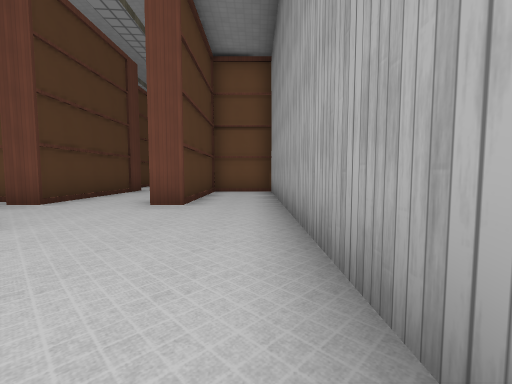
[1] (above)

16 first-person views from a walk through a level from a Godot 3-D game. The camera is 1.2 m above the floor, tilts 4° down and sees 90° across. The floor is counted in squares, 2 m on a side. Each view is taken from the middle of a square. On the plan, view 1 faces up. The plan holds only what a view shows up to about 9 squares ahead; the rest is blank. The place goes on beyond the plan. Characters and animated objects are left out. Surface patterns are stand-ins for the level's own textures.

[2]
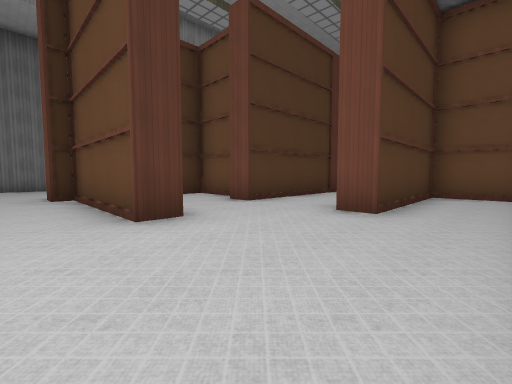

[3]
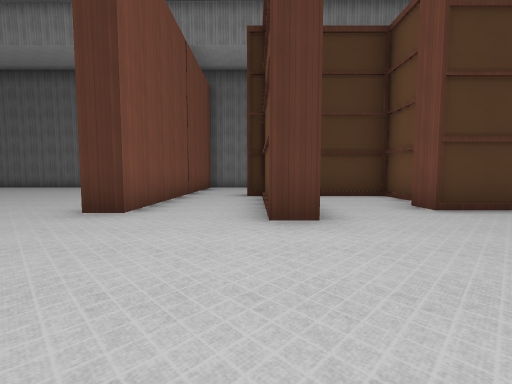

[4]
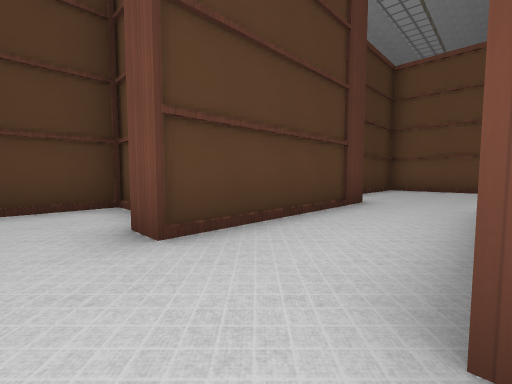

[5]
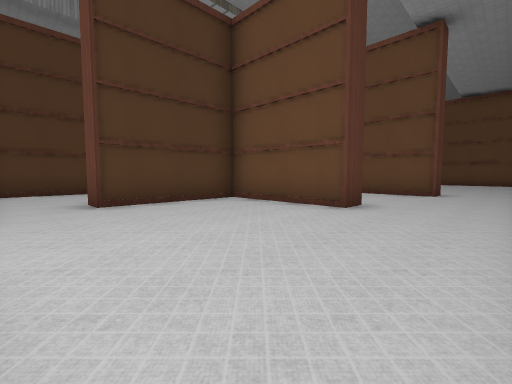

[6]
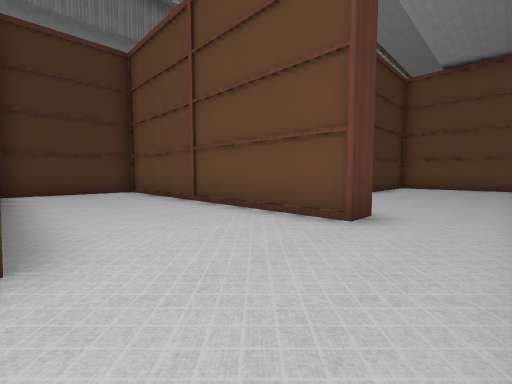

[7]
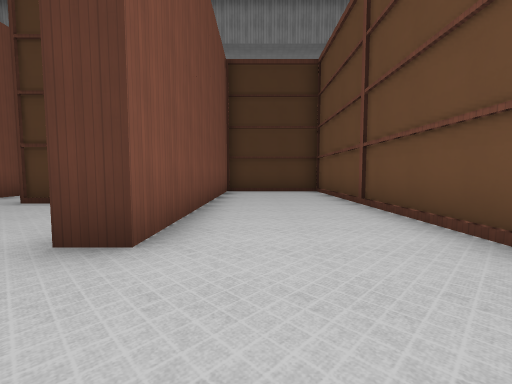

[8]
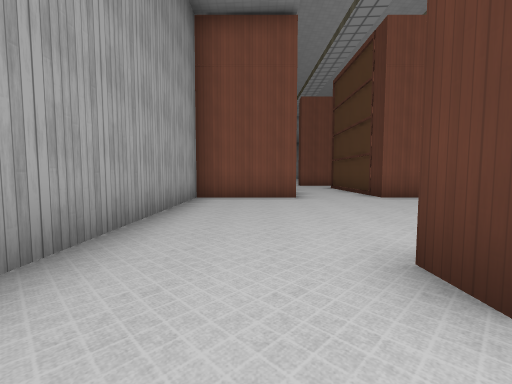

[9]
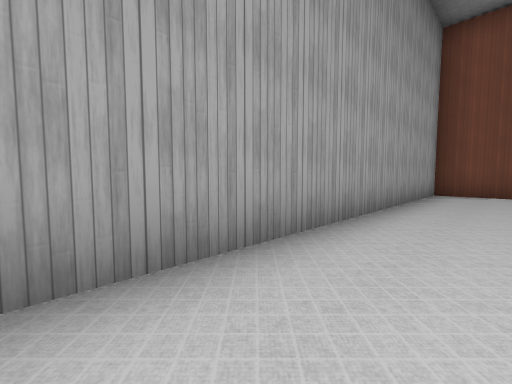

[10]
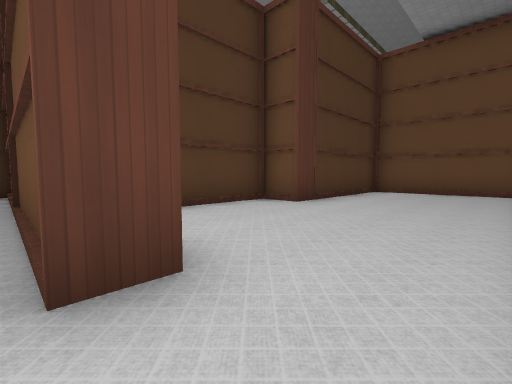

[11]
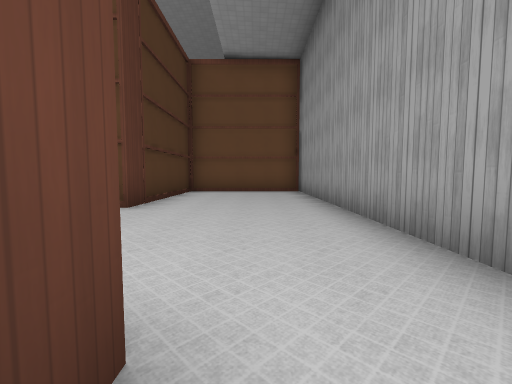

[12]
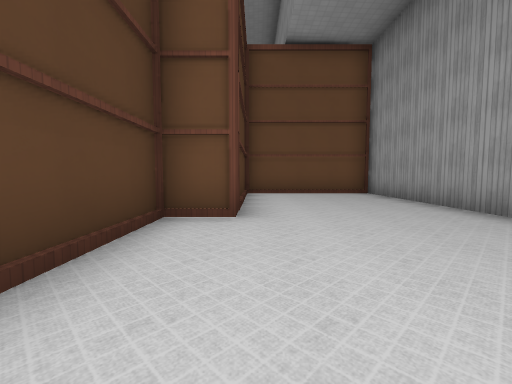

[13]
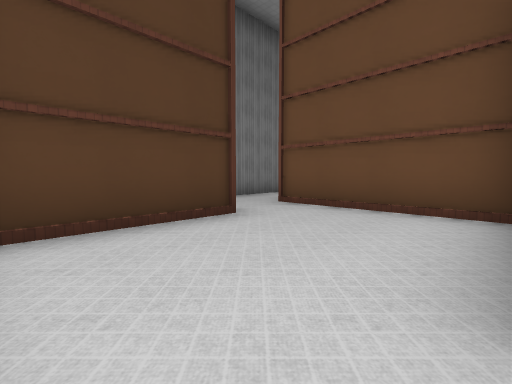

[14]
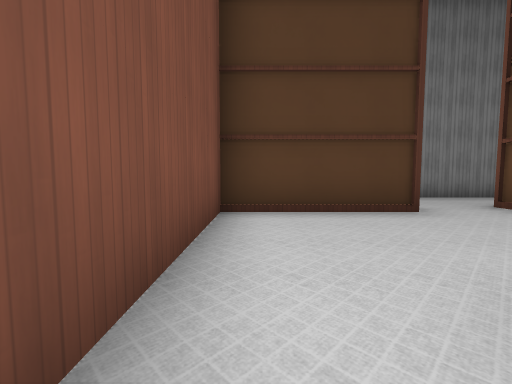

[15]
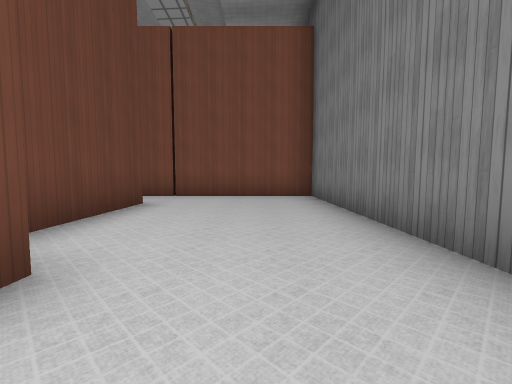

[16]
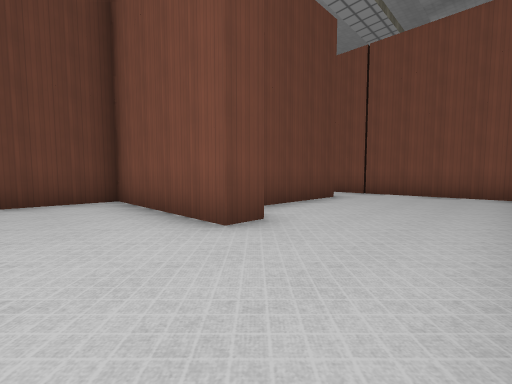

### Floor plan
Points are (right, up) in squares from view 1. A wall is a line through its corners. A room is listed if a view was taken in it or the views show most of it. See-through windows are left out.
Room 1 (views 1, 2, 3, 4, 14)
walls: (-3.3, 2.9) (-3.3, 2.2) (-7.1, 2.2); (-5.4, 5.6) (-7.1, 5.6) (-7.1, 3.8); (-7.1, 1.8) (-7.7, 1.8); (0.5, 0.5) (0.5, 8.4); (-5.5, 9.4) (-4.3, 9.4) (-4.3, 5) (-5, 5); (0.6, 8.9) (-1.4, 8.9) (-1.4, 5) (-2.1, 5); (-7.6, 0) (-3.9, 0) (-3.9, -0.5)
ways out: opening at (-3.5, 9.5) to room 2; opening at (-5, 10.5) to room 4; opening at (-7, 1) to room 5
Room 2 (views 5, 6, 7, 8, 9, 10, 11)
walls: (-1.4, 18.2) (-9.1, 18.2) (-9.1, 15) (-2.1, 15) (-2.1, 14.4) (-5.3, 14.4) (-5.3, 11.2); (-2.1, 9.4) (0.5, 9.4) (0.5, 18.6)
ways out: opening at (-3.5, 9.5) to room 1; opening at (-0.5, 18) to room 3
Room 3 (view 12)
walls: (-1.4, 18.9) (-1.4, 18.2); (0.5, 18.6) (0.5, 27.1) (-3.3, 27.1) (-3.3, 22.6) (-4.3, 22.6) (-4.3, 20.3)
ways out: opening at (-0.5, 18) to room 2
Room 4 (view 13)
walls: (-5.3, 11.2) (-5.9, 11.2); (-9.1, 12.6) (-9.1, 9.4) (-5.5, 9.4); (-6, 14.4) (-9.7, 14.4)
ways out: opening at (-5, 10.5) to room 1; opening at (-9, 13.5)
Room 5 (views 15, 16)
walls: (-8.7, 5.5) (-8.7, 6.2) (-4.9, 6.2) (-4.9, 8.1); (-11.5, 5.5) (-11.5, 0) (-7.6, 0); (-7.7, 1.8) (-7.7, 4.5)
ways out: opening at (-7, 1) to room 1

Positions as (right, up) in squares from view 1, and headings:
1: (0, 0), facing up
2: (0, 1), facing up-left
3: (0, 2), facing left
4: (-2, 4), facing up-left
5: (0, 10), facing up-left
6: (0, 15), facing up-left
7: (0, 16), facing left
8: (-1, 16), facing down
9: (-1, 18), facing down-right
10: (0, 18), facing up-left
11: (-1, 18), facing up
12: (-3, 19), facing up
13: (-6, 10), facing up-left
14: (-5, 10), facing left
15: (-10, 7), facing down
16: (-11, 8), facing down-right
